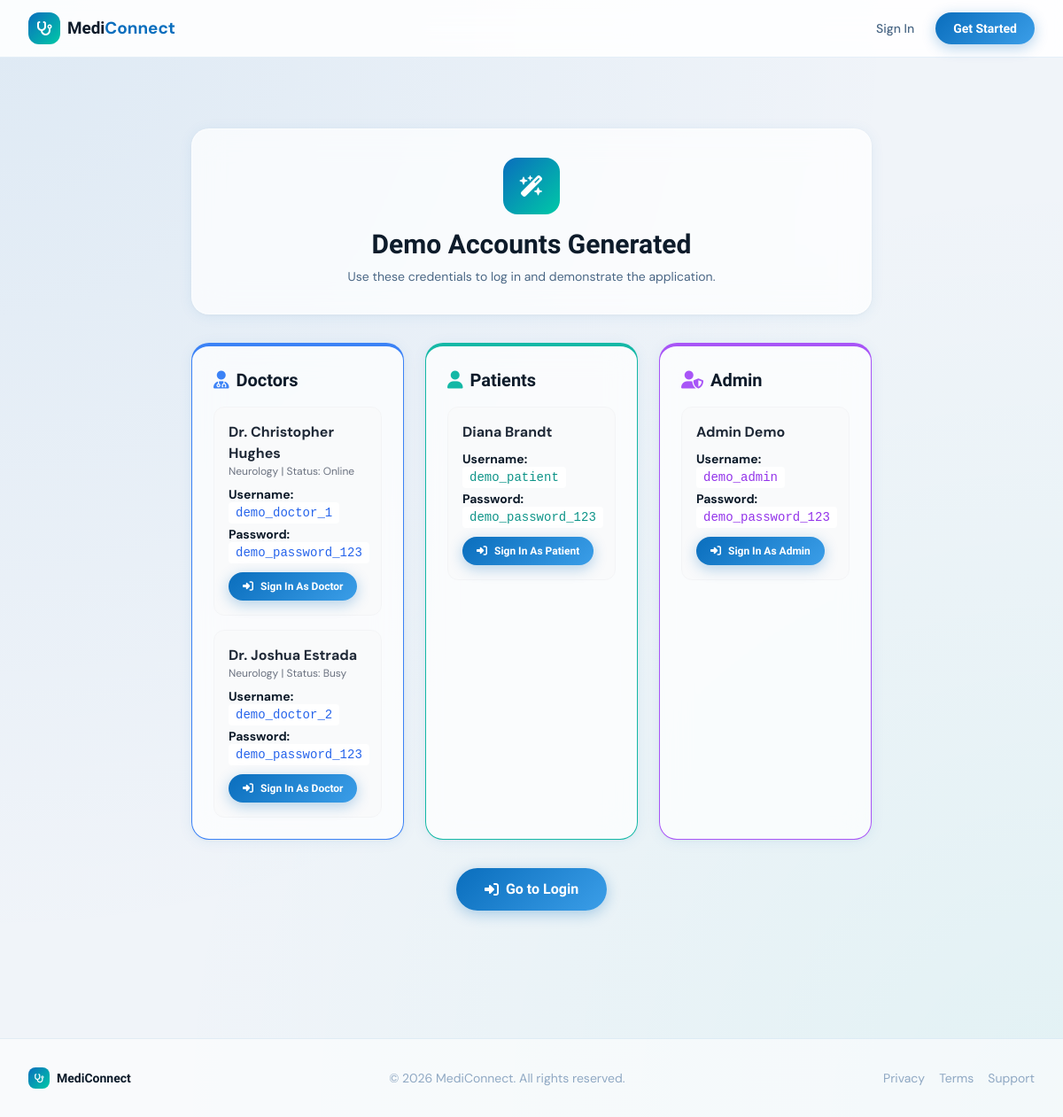
The page /debug/setup-demo/ on the database its author committed.
### accounts/models.py (models this page shows, shortened)
class DoctorProfile(models.Model):
    AVAILABILITY_CHOICES = [
        ('online', 'Online'),
        ('offline', 'Offline'),
        ('busy', 'Busy'),
    ]
    SPECIALTY_CHOICES = [
        ('general', 'General Practice'),
        ('cardiology', 'Cardiology'),
        ('dermatology', 'Dermatology'),
        ('neurology', 'Neurology'),
        ('orthopedics', 'Orthopedics'),
        ('pediatrics', 'Pediatrics'),
        ('psychiatry', 'Psychiatry'),
        ('ophthalmology', 'Ophthalmology'),
        ('gynecology', 'Gynecology'),
        ('oncology', 'Oncology'),
        ('urology', 'Urology'),
        ('endocrinology', 'Endocrinology'),
        ('gastroenterology', 'Gastroenterology'),
        ('pulmonology', 'Pulmonology'),
        ('rheumatology', 'Rheumatology'),
        ('other', 'Other'),
    ]
    user = models.OneToOneField(User, on_delete=models.CASCADE, related_name='doctorprofile')
    specialty = models.CharField(max_length=50, choices=SPECIALTY_CHOICES, default='general')
    license_number = models.CharField(max_length=50, unique=True)
    bio = models.TextField(blank=True)
    years_of_experience = models.PositiveIntegerField(default=0)
    availability_status = models.CharField(
        max_length=10, choices=AVAILABILITY_CHOICES, default='offline'
    )
    is_verified = models.BooleanField(default=False)
    rating = models.DecimalField(max_digits=3, decimal_places=1, default=5.0)
    class Meta:
        ordering = ['-rating', 'user__last_name']
        verbose_name = 'Doctor Profile'
        verbose_name_plural = 'Doctor Profiles'

class User(AbstractUser):
    ROLE_CHOICES = [
        ('patient', 'Patient'),
        ('doctor', 'Doctor'),
        ('admin', 'Admin'),
    ]
    role = models.CharField(max_length=10, choices=ROLE_CHOICES, default='patient')
    phone = models.CharField(max_length=20, blank=True)
    profile_picture = models.ImageField(upload_to='profile_pics/', blank=True, null=True)
    class Meta:
        ordering = ['username']
        verbose_name = 'User'
        verbose_name_plural = 'Users'

### mediconnect/demo_views.py (the view, shortened to what this page needs)
# urls.py: path('debug/setup-demo/', setup_demo_view, name='setup_demo'),
def setup_demo_view(request):
    if not settings.DEBUG:
        return HttpResponseForbidden("This feature is only available in debug mode.")
    try:
        from faker import Faker
    except ImportError:
        return HttpResponse(
            "<h3>Faker is not installed.</h3>"
            "<p>Please install it by running <code>pip install faker</code> in your terminal.</p>"
        )
    fake = Faker()
    generated_accounts = {
        'doctors': [],
        'patients': [],
        'admins': []
    }
    patient_username = "demo_patient"
    patient_password = "demo_password_123"
    patient_user, created = User.objects.get_or_create(
        username=patient_username,
        defaults={
            'email': fake.email(),
            'first_name': fake.first_name(),
            'last_name': fake.last_name(),
            'role': 'patient'
        }
    )
    generated_accounts['patients'].append({
        'username': patient_username,
        'password': patient_password,
        'name': patient_user.get_full_name()
    })
    specialties = ['general', 'cardiology', 'dermatology', 'neurology']
    statuses = ['online', 'busy']
    for i in range(2):
        doctor_username = f"demo_doctor_{i+1}"
        doctor_password = "demo_password_123"
        doctor_user, created = User.objects.get_or_create(
            username=doctor_username,
            defaults={
                'email': fake.email(),
                'first_name': fake.first_name(),
                'last_name': fake.last_name(),
                'role': 'doctor'
            }
        )
        generated_accounts['doctors'].append({
            'username': doctor_username,
            'password': doctor_password,
            'name': f"Dr. {doctor_user.get_full_name()}",
            'specialty': doctor_user.doctorprofile.get_specialty_display(),
            'status': doctor_user.doctorprofile.get_availability_status_display()
        })
    admin_username = "demo_admin"
    admin_password = "demo_password_123"
    admin_user, created = User.objects.get_or_create(
        username=admin_username,
        defaults={
            'email': fake.email(),
            'first_name': 'Admin',
            'last_name': 'Demo',
            'role': 'admin',
            'is_staff': True,
            'is_superuser': True
        }
    )
    if created:
        admin_user.set_password(admin_password)
        admin_user.save()
    generated_accounts['admins'].append({
        'username': admin_username,
        'password': admin_password,
        'name': admin_user.get_full_name()
    })
    return render(request, 'demo_accounts.html', {'accounts': generated_accounts})

### templates/demo_accounts.html (shortened to what this page needs)
{% extends 'base.html' %}
{% block content %}
<div class="max-w-3xl mx-auto py-12">
    <div class="glass-card p-8 text-center mb-8">
        <div class="w-16 h-16 rounded-2xl flex items-center justify-center text-white text-2xl mx-auto mb-4"
            style="background: linear-gradient(135deg, #0A6EBD, #00C9A7);">
            <i class="fa-solid fa-wand-magic-sparkles"></i>
        </div>
        <h1 class="text-3xl font-bold mb-2" style="font-family:'Sora',sans-serif; color:#0D1B2A;">Demo Accounts Generated</h1>
        <p class="text-sm" style="color:#4A6785;">Use these credentials to log in and demonstrate the application.</p>
    </div>
    <div class="grid grid-cols-1 md:grid-cols-2 lg:grid-cols-3 gap-6">
        <div class="glass-card p-6 border-t-4 border-blue-500">
            <h2 class="text-xl font-bold mb-4 flex items-center gap-2"><i class="fa-solid fa-user-doctor text-blue-500"></i> Doctors</h2>
            <div class="space-y-4">
                {% for doc in accounts.doctors %}
                <div class="bg-gray-50 p-4 rounded-xl border border-gray-100">
                    <p class="font-bold text-gray-800">{{ doc.name }}</p>
                    <p class="text-xs text-gray-500 mb-2">{{ doc.specialty }} | Status: {{ doc.status }}</p>
                    <div class="text-sm space-y-1">
                        <p><strong>Username:</strong> <code class="bg-white px-2 py-1 rounded text-blue-600">{{ doc.username }}</code></p>
                        <p><strong>Password:</strong> <code class="bg-white px-2 py-1 rounded text-blue-600">{{ doc.password }}</code></p>
                    </div>
                    <div class="mt-3">
                        <a href="{% url 'login_demo' doc.username %}" class="btn-primary py-2 px-4 text-xs inline-flex items-center gap-2">
                            <i class="fa-solid fa-right-to-bracket"></i> Sign In As Doctor
                        </a>
                    </div>
                </div>
                {% endfor %}
            </div>
        </div>
        <div class="glass-card p-6 border-t-4 border-teal-500">
            <h2 class="text-xl font-bold mb-4 flex items-center gap-2"><i class="fa-solid fa-user text-teal-500"></i> Patients</h2>
            <div class="space-y-4">
                {% for pat in accounts.patients %}
                <div class="bg-gray-50 p-4 rounded-xl border border-gray-100">
                    <p class="font-bold text-gray-800">{{ pat.name }}</p>
                    <div class="text-sm space-y-1 mt-2">
                        <p><strong>Username:</strong> <code class="bg-white px-2 py-1 rounded text-teal-600">{{ pat.username }}</code></p>
                        <p><strong>Password:</strong> <code class="bg-white px-2 py-1 rounded text-teal-600">{{ pat.password }}</code></p>
                    </div>
                    <div class="mt-3">
                        <a href="{% url 'login_demo' pat.username %}" class="btn-primary py-2 px-4 text-xs inline-flex items-center gap-2" style="background-color: #0d9488; border-color: #0f766e;">
                            <i class="fa-solid fa-right-to-bracket"></i> Sign In As Patient
                        </a>
                    </div>
                </div>
                {% endfor %}
            </div>
        </div>
        <div class="glass-card p-6 border-t-4 border-purple-500 md:col-span-2 lg:col-span-1">
            <h2 class="text-xl font-bold mb-4 flex items-center gap-2"><i class="fa-solid fa-user-shield text-purple-500"></i> Admin</h2>
            <div class="space-y-4">
                {% for adm in accounts.admins %}
                <div class="bg-gray-50 p-4 rounded-xl border border-gray-100">
                    <p class="font-bold text-gray-800">{{ adm.name }}</p>
                    <div class="text-sm space-y-1 mt-2">
                        <p><strong>Username:</strong> <code class="bg-white px-2 py-1 rounded text-purple-600">{{ adm.username }}</code></p>
                        <p><strong>Password:</strong> <code class="bg-white px-2 py-1 rounded text-purple-600">{{ adm.password }}</code></p>
                    </div>
                    <div class="mt-3">
                        <a href="{% url 'login_demo' adm.username %}" class="btn-primary py-2 px-4 text-xs inline-flex items-center gap-2" style="background-color: #9333ea; border-color: #7e22ce;">
                            <i class="fa-solid fa-right-to-bracket"></i> Sign In As Admin
                        </a>
                    </div>
                </div>
                {% endfor %}
            </div>
        </div>
    </div>
    <div class="mt-8 text-center">
        <a href="{% url 'accounts:login' %}" class="btn-primary py-3 px-8 text-base">
            <i class="fa-solid fa-right-to-bracket"></i> Go to Login
        </a>
    </div>
</div>
{% endblock %}

### static/css/design-system.css (style rules this page uses)
:root { --color-primary: #0A6EBD; --color-primary-light: #3B9EE8; --color-primary-dark: #064F8C; --color-accent: #00C9A7; --color-accent-warm: #FF6B6B; --color-accent-gold: #F5A623; --color-bg: #F0F4F9; --color-surface: #FFFFFF; --color-border: rgba(10, 110, 189, 0.12); --color-border-strong: rgba(10, 110, 189, 0.25); --color-text-primary: #0D1B2A; --color-text-secondary: #4A6785; --color-text-muted: #8FA8C3; --color-success: #10B981; --color-warning: #F59E0B; --color-danger: #EF4444; --color-online: #10B981; --color-offline: #94A3B8; --color-busy: #F59E0B; --font-display: 'Sora', sans-serif; --font-body: 'DM Sans', sans-serif; --space-xs: 0.25rem; --space-sm: 0.5rem; --space-md: 1rem; --space-lg: 1.5rem; --space-xl: 2rem; --space-2xl: 3rem; --space-3xl: 5rem; --radius-sm: 6px; --radius-md: 12px; --radius-lg: 20px; --radius-xl: 28px; --radius-full: 9999px; --shadow-card: 0 2px 16px rgba(10, 110, 189, 0.08), 0 1px 4px rgba(0, 0, 0, 0.04); --shadow-raised: 0 8px 32px rgba(10, 110, 189, 0.14), 0 2px 8px rgba(0, 0, 0, 0.06); --shadow-modal: 0 24px 80px rgba(10, 110, 189, 0.2), 0 8px 24px rgba(0, 0, 0, 0.1); --shadow-glow: 0 0 24px rgba(0, 201, 167, 0.35); --transition-fast: 150ms cubic-bezier(0.4, 0, 0.2, 1); --transition-normal: 250ms cubic-bezier(0.4, 0, 0.2, 1); --transition-slow: 400ms cubic-bezier(0.4, 0, 0.2, 1); --glass-bg: rgba(255, 255, 255, 0.72); --glass-border: rgba(255, 255, 255, 0.5); --glass-blur: blur(16px); }
*, *::before, *::after { box-sizing: border-box; }
* { font-family: var(--font-body); }
h1, h2, h3, h4, h5 { font-family: var(--font-display); }
body { background-color: var(--color-bg); color: var(--color-text-primary); margin: 0; }
.glass-card { background: var(--glass-bg); backdrop-filter: var(--glass-blur); -webkit-backdrop-filter: var(--glass-blur); border: 1px solid var(--glass-border); border-radius: var(--radius-lg); box-shadow: var(--shadow-card); }
.btn-primary { display: inline-flex; align-items: center; gap: 8px; background: linear-gradient(135deg, #0A6EBD 0%, #3B9EE8 100%); color: #fff; font-weight: 600; font-family: var(--font-display); padding: 12px 28px; border-radius: var(--radius-full); border: none; cursor: pointer; box-shadow: 0 4px 16px rgba(10, 110, 189, 0.3); transition: all var(--transition-normal); text-decoration: none; }
.mesh-bg { background: radial-gradient(ellipse at 0% 0%, rgba(10, 110, 189, 0.08) 0%, transparent 60%), radial-gradient(ellipse at 100% 100%, rgba(0, 201, 167, 0.06) 0%, transparent 60%), #F0F4F9; }

### rows shown on the page
DoctorProfile: name "Dr. Christopher Hughes", specialty "Neurology", status "Online", username "demo_doctor_1", password "demo_password_123"
DoctorProfile: name "Dr. Joshua Estrada", specialty "Neurology", status "Busy", username "demo_doctor_2", password "demo_password_123"
User: name "Diana Brandt", username "demo_patient", password "demo_password_123"
User: name "Admin Demo", username "demo_admin", password "demo_password_123"
